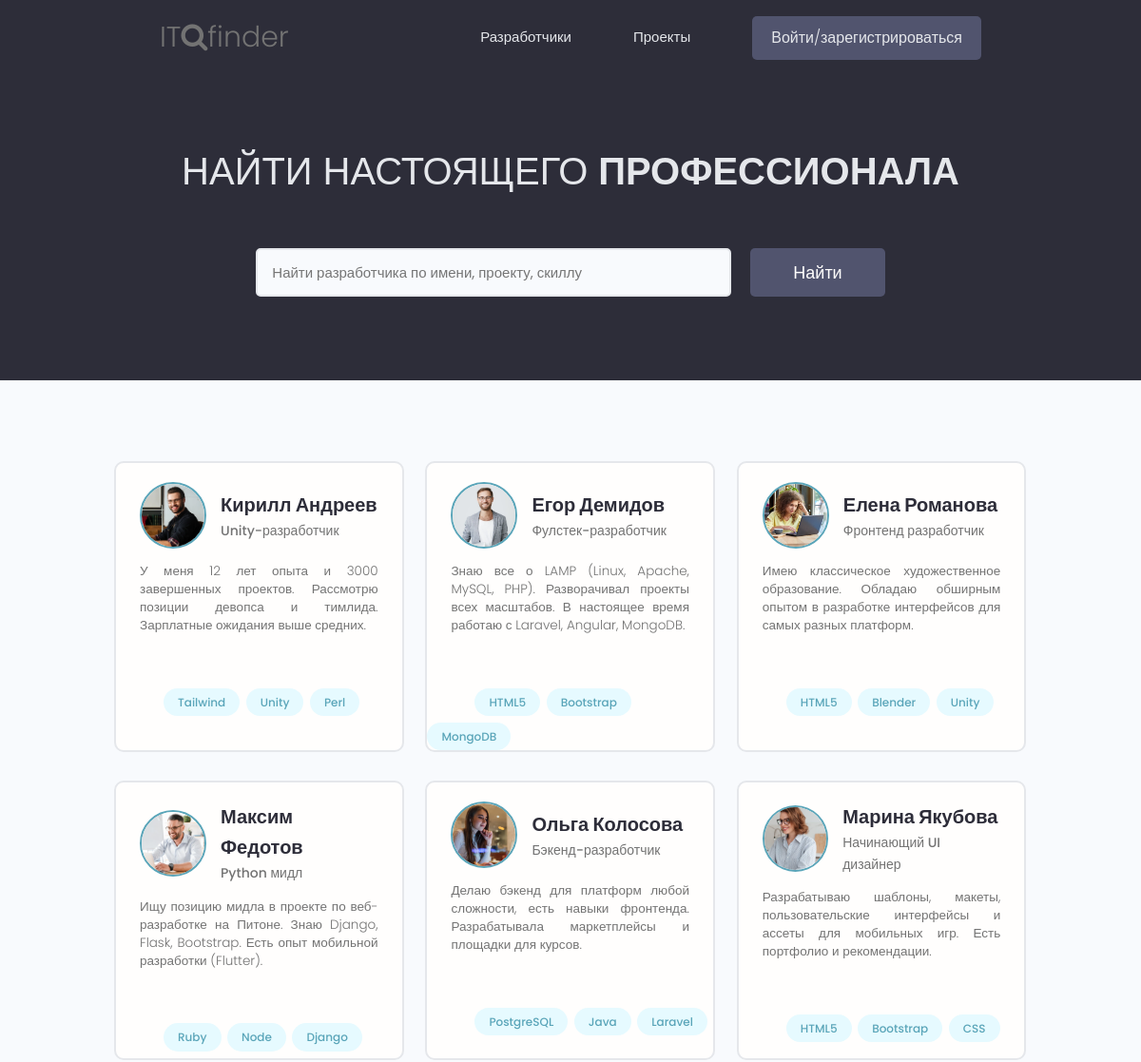
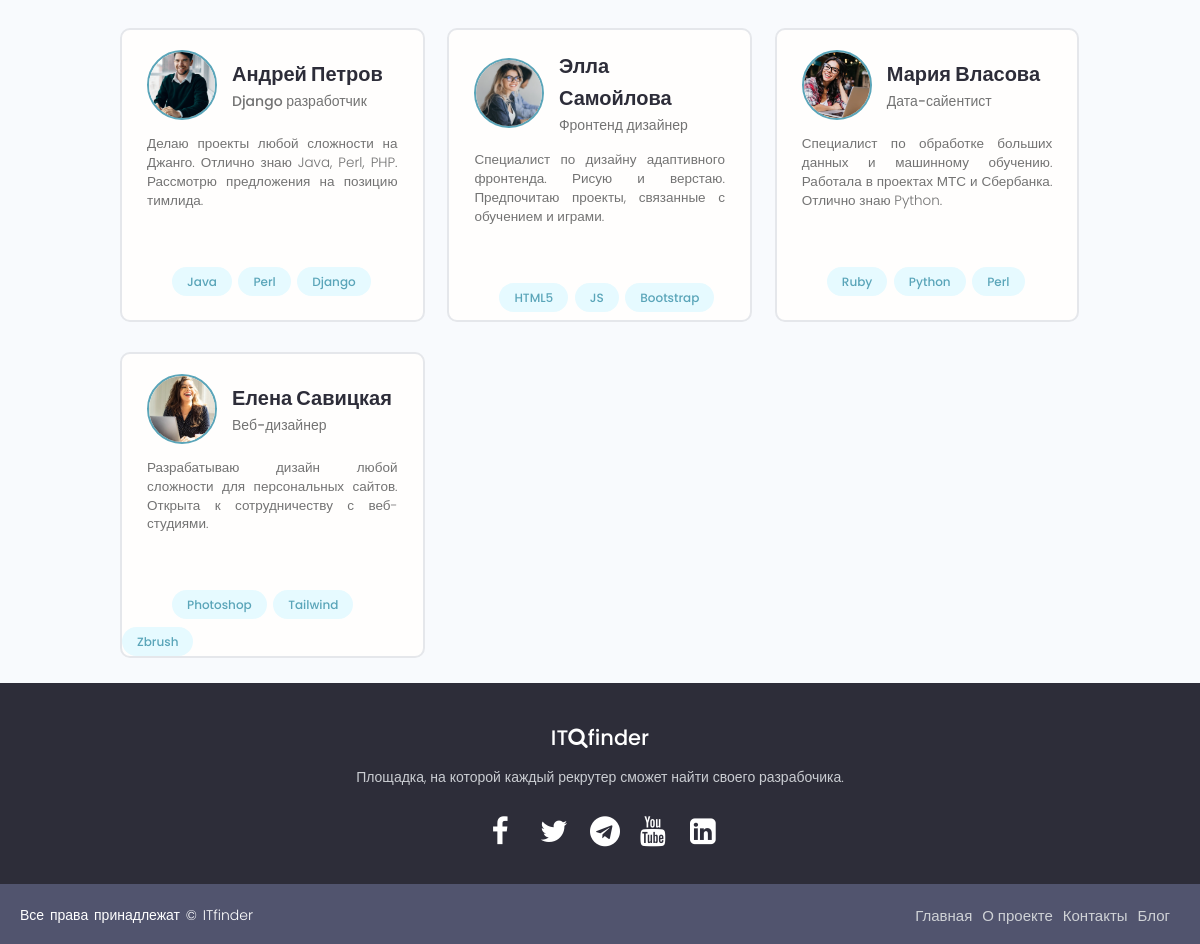
The page / on the database its author committed (2 pictures, top to bottom).
### users/models.py (models this page shows, shortened)
class Profile(models.Model):
    user = models.OneToOneField(
        User, on_delete=models.CASCADE, null=True, blank=True)
    name = models.CharField(max_length=50, blank=True, null=True)
    email = models.EmailField(max_length=50, blank=True, null=True)
    username = models.CharField(max_length=50, blank=True, null=True)
    city = models.CharField(max_length=50, blank=True, null=True)
    intro = models.CharField(max_length=200, blank=True, null=True)
    bio = models.TextField(blank=True, null=True)
    image = models.ImageField(
        null=True, blank=True, upload_to='profile_images', default="profile_images/default.jpg")
    skills = models.ManyToManyField(Skill, blank=True)
    github = models.CharField(max_length=100, blank=True, null=True)
    twitter = models.CharField(max_length=100, blank=True, null=True)
    linkedin = models.CharField(max_length=100, blank=True, null=True)
    youtube = models.CharField(max_length=100, blank=True, null=True)
    website = models.CharField(max_length=100, blank=True, null=True)
    created = models.DateTimeField(auto_now_add=True)
    id = models.UUIDField(default=uuid.uuid4, unique=True,
                          primary_key=True, editable=False)
    class Meta:
        ordering = ['created']

class Skill(models.Model):
    name = models.CharField(max_length=50, blank=True, null=True)
    slug = models.SlugField()
    description = models.TextField(null=True, blank=True)
    created = models.DateTimeField(auto_now_add=True)
    id = models.UUIDField(default=uuid.uuid4, unique=True,
                          primary_key=True, editable=False)
    def __str__(self):
        return str(self.name)

### users/views.py (the view)
# urls.py: path('', views.profiles, name="profiles"),
def profiles(request):
    profiles = Profile.objects.all()
    context = {'profiles': profiles}
    return render(request, 'users/profiles.html', context)

### users/templates/users/profiles.html (shortened to what this page needs)
{% extends 'base.html' %}
{% block content %}
<main class="home">
    <section class="hero-section text-center">
        <div class="container container--narrow">
            <div class="hero-section__box">
                <h2>Найти настоящего <span>профессионала</span></h2>
            </div>
            <div class="hero-section__search">
                <form id="searchForm" class="form" action="{% url 'profiles' %}" method="get">
                    <div class="form__field">
                        <input class="input input--text" id="formInput#search" type="text" name="search_query"
                            value="" placeholder="Найти разработчика по имени, проекту, скиллу" />
                    </div>
                    <input class="btn btn--sub btn--lg" type="submit" value="Найти" />
                </form>
            </div>
        </div>
    </section>
    <section class="devlist">
        <div class="container">
            <div class="grid grid--three">
                {% for profile in profiles %}
                <div class="column card">
                    <div class="dev">
                        <a href="{% url 'user-profile' profile.username %}" class="card__body">
                            <div class="dev__profile">
                                <img class="avatar avatar--md" src="{{ profile.image.url }}" alt="image" />
                                <div class="dev__meta">
                                    <h3>{{ profile.name }}</h3>
                                    <h5>{{ profile.intro|slice:"60" }}</h5>
                                </div>
                            </div>
                            <p class="dev__info">{{ profile.bio|slice:"150" }}</p>
                            <div class="dev__skills">
                                {% for skill in profile.skills.all|slice:"3" %}
                                <a href="{% url 'skill' skill.slug %}" class="tag tag--pill tag--main">{{ skill }}</a>
                                {% endfor %}
                            </div>
                        </a>
                    </div>
                </div>
                {% endfor %}
            </div>
        </div>
    </section>
</main>
{% endblock content %}

### static/styles/main.css (style rules this page uses)
* { margin: 0; padding: 0; box-sizing: border-box; }
:root { --color-sub: #2d2d39; }
.btn--sub { background-color: var(--color-sub-light); }
.card { border: 2px solid var(--color-light); }
img { width: 100%; }
.hero-section { height: 40vh; display: flex; align-items: center; background-color: var(--color-sub); }
.hero-section__box { margin-bottom: 4rem; }
.hero-section__box > h2, .hero-section__box > h2 > span { font-size: 4rem; color: var(--color-light); line-height: 1.3; text-transform: uppercase; }
.hero-section__box > h2 { font-weight: 300; }
.hero-section__box > h2 > span { font-weight: 700; }
.hero-section__search > .form { display: flex; align-items: center; justify-content: center; gap: 2rem; }
.hero-section__search > .form input.input--text { width: 50rem; }
.devlist { margin-top: 8rem; }
.devlist .grid { align-items: stretch; }
.devlist .dev .dev__profile { display: flex; align-items: center; gap: 1.5rem; }
.devlist .dev .dev__meta h3 { color: var(--color-sub); font-size: 2rem; font-weight: 700; }
.devlist .dev .dev__meta h5 { color: var(--color-text); font-size: 1.4rem; font-weight: 500; }
.devlist .dev .dev__info { margin: 1.5rem 0; font-size: 1.35rem; line-height: 1.4; text-align: justify; }

### static/uikit/styles/modules/_variables.css (style rules this page uses)
:root { --color-main: #5aa5b9; --color-main-light: #e6faff; --color-sub: #3f4156; --color-sub-light: #51546e; --color-sub-lighter: #ededfd; --color-text: #737373; --color-gray: #8b8b8b; --color-light: #e5e7eb; --color-light-gray: #767676; --color-bg: #f8fafd; --color-white: #fffefd; --color-white-light: #f3f3f3; --color-success: #359e64; --color-success-bg: #def8e8; --color-error: #fc4b0b; --color-error-bg: #fff2ee; --font-base: 'Poppins', arial, helvetica, 'Segoe UI', roboto, ubuntu, sans-serif; --font-monospace: 'Fira Code', 'Courier New', courier, monospace; --font-regular: 300; --font-medium: 500; --font-bold: 700; --generic-shadow: 1px 1px 5px #00000010; --generic-transition: all 0.3s ease-in-out; }

### static/uikit/styles/modules/_base.css (style rules this page uses)
* { margin: 0; padding: 0; box-sizing: border-box; text-rendering: optimizeLegibility; color: inherit; font-size: inherit; }
html { font-size: 50%; }
@media only screen and (min-width: 480px) { html { font-size: 56.25%; } }
@media only screen and (min-width: 1200px) { html { font-size: 62.5%; } }
body { line-height: 1.6; font-weight: 400; font-size: 1.5rem; color: var(--color-text); background-color: var(--color-bg); min-height: 100vh; }

### static/uikit/styles/modules/_typography.css (style rules this page uses)
* { font-family: var(--font-base); }
h2 { font-size: 3.6rem; font-weight: var(--font-bold); }
h3 { font-size: 3.2rem; font-weight: var(--font-medium); }
h5 { font-size: 2.4rem; font-weight: var(--font-medium); }
h5, h6 { font-weight: var(--font-regular); }
p, span, strong { font-size: 1.6rem; color: var(--color-text); font-weight: var(--font-regular); }
a { padding-bottom: 2px; text-decoration: none; display: inline-block; color: var(--color-main); font-weight: var(--font-medium); }

### static/uikit/styles/modules/_utilities.css (style rules this page uses)
.container { width: 92%; max-width: 165rem; margin: 0 auto; box-sizing: border-box; }
.container--narrow { width: 92%; max-width: 120rem; }
@media screen and (min-width: 1000px) { .container { width: 90%; } }
@media screen and (min-width: 1000px) { .container--narrow { width: 85%; } }
@media screen and (min-width: 1200px) { .container { width: 80%; } }
@media screen and (min-width: 1200px) { .container--narrow { width: 72%; } }
.text-center { text-align: center; }

### static/uikit/styles/modules/_avatar.css (style rules this page uses)
.avatar { border-radius: 50%; border: 2px solid var(--color-main); object-fit: cover; }
.avatar--md { height: 7rem; width: 7rem; }

### static/uikit/styles/modules/_button.css (style rules this page uses)
.btn { display: inline-block; position: relative; cursor: pointer; background-color: var(--color-light); font-weight: var(--font-medium); color: var(--color-sub); text-decoration: none; padding: 1rem 2rem; border-radius: 0.5rem; border: none; width: -webkit-fit-content; width: -moz-fit-content; width: fit-content; height: -webkit-fit-content; height: -moz-fit-content; height: fit-content; font-size: 1.6rem; outline-width: 0; outline-color: transparent; -webkit-backface-visibility: hidden; backface-visibility: hidden; transition: all 0.3s ease-in-out; }
.btn--sub { background-color: var(--color-sub); color: var(--color-white); }
.btn--lg { font-size: 1.8rem; padding: 1.2rem 4.5rem; }

### static/uikit/styles/modules/_card.css (style rules this page uses)
.card { border-radius: 1rem; background-color: var(--color-white); border: 1.5px solid var(--color-light); width: auto; height: auto; margin-top: 0.5rem; margin-bottom: 0.5rem; overflow: hidden; }
.card__body, .card__header { padding: 2rem 2.5rem; }

### rows shown on the page
Profile: image (picture), name "Кирилл Андреев", intro "Unity-разработчик", bio "У меня 12 лет опыта и 3000 завершенных проектов. Рассмотрю позиции девопса и тимлида. Зарплатные ожидания выше средних."
Skill: name "Tailwind"
Skill: name "Unity"
Skill: name "Perl"
Profile: image (picture), name "Егор Демидов", intro "Фулстек-разработчик", bio "Знаю все о LAMP (Linux, Apache, MySQL, PHP). Разворачивал проекты всех масштабов. В настоящее время работаю с Laravel, Angular, MongoDB."
Skill: name "HTML5"
Skill: name "Bootstrap"
Skill: name "MongoDB"
Profile: image (picture), name "Елена Романова", intro "Фронтенд разработчик", bio "Имею классическое художественное образование. Обладаю обширным опытом в разработке интерфейсов для самых разных платформ."
Skill: name "Blender"
Profile: image (picture), name "Максим Федотов", intro "Python мидл", bio "Ищу позицию мидла в проекте по веб-разработке на Питоне. Знаю Django, Flask, Bootstrap. Есть опыт мобильной разработки (Flutter)."
Skill: name "Ruby"
Skill: name "Node"
Skill: name "Django"
Profile: image (picture), name "Ольга Колосова", intro "Бэкенд-разработчик", bio "Делаю бэкенд для платформ любой сложности, есть навыки фронтенда. Разрабатывала маркетплейсы и площадки для курсов."
Skill: name "PostgreSQL"
Skill: name "Java"
Skill: name "Laravel"
Profile: image (picture), name "Марина Якубова", intro "Начинающий UI дизайнер", bio "Разрабатываю шаблоны, макеты, пользовательские интерфейсы и ассеты для мобильных игр. Есть портфолио и рекомендации."
Skill: name "CSS"
Profile: image (picture), name "Андрей Петров", intro "Django разработчик", bio "Делаю проекты любой сложности на Джанго. Отлично знаю Java, Perl, PHP. Рассмотрю предложения на позицию тимлида."
Profile: image (picture), name "Элла Самойлова", intro "Фронтенд дизайнер", bio "Специалист по дизайну адаптивного фронтенда. Рисую и верстаю. Предпочитаю проекты, связанные с обучением и играми."
Skill: name "JS"
Profile: image (picture), name "Мария Власова", intro "Дата-сайентист", bio "Специалист по обработке больших данных и машинному обучению. Работала в проектах МТС и Сбербанка. Отлично знаю Python."
Skill: name "Python"
Profile: image (picture), name "Елена Савицкая", intro "Веб-дизайнер", bio "Разрабатываю дизайн любой сложности для персональных сайтов. Открыта к сотрудничеству с веб-студиями."
Skill: name "Photoshop"
Skill: name "Zbrush"
